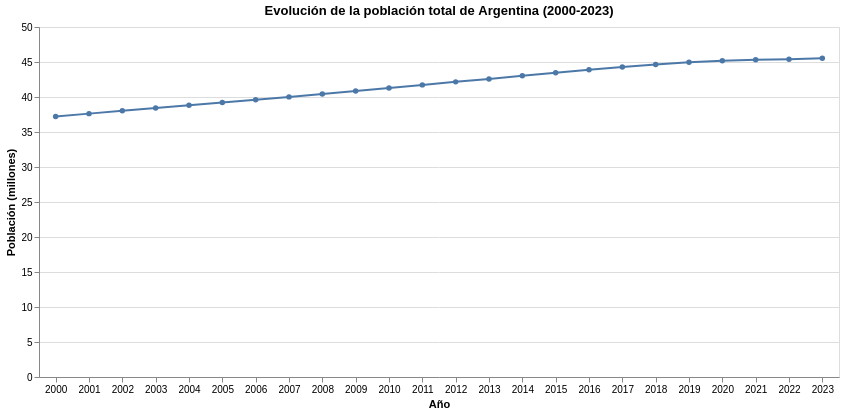

The code cell stored with this chart in its notebook:
### Code cell
if not df_arg.empty and 'TIME_PERIOD' in df_arg.columns:

    df_arg_chart = (
        df_arg[['TIME_PERIOD', 'OBS_VALUE']]
        .dropna()
        .sort_values('TIME_PERIOD')
        .assign(Poblacion=lambda d: d['OBS_VALUE'] / 1e6)
    )

    chart_arg = (
        alt.Chart(df_arg_chart)
        .mark_line(point=True)
        .encode(
            x=alt.X('TIME_PERIOD:O', title='Año', axis=alt.Axis(labelAngle=0)),
            y=alt.Y('Poblacion:Q', title='Población (millones)'),
            tooltip=[
                alt.Tooltip('TIME_PERIOD:O', title='Año'),
                alt.Tooltip('Poblacion:Q', title='Población (millones)', format='.2f')
            ]
        )
        .properties(
            title='Evolución de la población total de Argentina (2000-2023)',
            width=800,
            height=350
        )
        .interactive()
    )

    display(chart_arg)
else:
    print('No hay datos de Argentina para graficar.')

### Figure 1 — Vega-Lite specification as saved in the notebook (floating-point values rounded to 4 significant figures)
{"config": {"view": {"continuousWidth": 300, "continuousHeight": 300}}, "data": {"name": "data-3bcade9de8a465f40c6f74397b4cf32d"}, "mark": {"type": "line", "point": true}, "encoding": {"tooltip": [{"field": "TIME_PERIOD", "title": "Año", "type": "ordinal"}, {"field": "Poblacion", "format": ".2f", "title": "Población (millones)", "type": "quantitative"}], "x": {"axis": {"labelAngle": 0}, "field": "TIME_PERIOD", "title": "Año", "type": "ordinal"}, "y": {"field": "Poblacion", "title": "Población (millones)", "type": "quantitative"}}, "height": 350, "params": [{"name": "param_1", "select": {"type": "interval", "encodings": ["x", "y"]}, "bind": "scales"}], "title": "Evolución de la población total de Argentina (2000-2023)", "width": 800, "$schema": "https://vega.github.io/schema/vega-lite/v5.20.1.json", "datasets": {"data-3bcade9de8a465f40c6f74397b4cf32d": [{"TIME_PERIOD": 2000, "OBS_VALUE": 37213984, "Poblacion": 37.21}, {"TIME_PERIOD": 2001, "OBS_VALUE": 37624825, "Poblacion": 37.62}, {"TIME_PERIOD": 2002, "OBS_VALUE": 38029349, "Poblacion": 38.03}, {"TIME_PERIOD": 2003, "OBS_VALUE": 38424282, "Poblacion": 38.42}, {"TIME_PERIOD": 2004, "OBS_VALUE": 38815916, "Poblacion": 38.82}, {"TIME_PERIOD": 2005, "OBS_VALUE": 39216789, "Poblacion": 39.22}, {"TIME_PERIOD": 2006, "OBS_VALUE": 39622115, "Poblacion": 39.62}, {"TIME_PERIOD": 2007, "OBS_VALUE": 40016763, "Poblacion": 40.02}, {"TIME_PERIOD": 2008, "OBS_VALUE": 40424148, "Poblacion": 40.42}, {"TIME_PERIOD": 2009, "OBS_VALUE": 40854831, "Poblacion": 40.85}, {"TIME_PERIOD": 2010, "OBS_VALUE": 41288694, "Poblacion": 41.29}, {"TIME_PERIOD": 2011, "OBS_VALUE": 41730660, "Poblacion": 41.73}, {"TIME_PERIOD": 2012, "OBS_VALUE": 42161721, "Poblacion": 42.16}, {"TIME_PERIOD": 2013, "OBS_VALUE": 42582455, "Poblacion": 42.58}, {"TIME_PERIOD": 2014, "OBS_VALUE": 43024071, "Poblacion": 43.02}, {"TIME_PERIOD": 2015, "OBS_VALUE": 43477012, "Poblacion": 43.48}, {"TIME_PERIOD": 2016, "OBS_VALUE": 43900313, "Poblacion": 43.9}, {"TIME_PERIOD": 2017, "OBS_VALUE": 44288894, "Poblacion": 44.29}, {"TIME_PERIOD": 2018, "OBS_VALUE": 44654882, "Poblacion": 44.65}, {"TIME_PERIOD": 2019, "OBS_VALUE": 44973465, "Poblacion": 44.97}, {"TIME_PERIOD": 2020, "OBS_VALUE": 45191965, "Poblacion": 45.19}, {"TIME_PERIOD": 2021, "OBS_VALUE": 45312281, "Poblacion": 45.31}, {"TIME_PERIOD": 2022, "OBS_VALUE": 45407904, "Poblacion": 45.41}, {"TIME_PERIOD": 2023, "OBS_VALUE": 45538401, "Poblacion": 45.54}]}}
